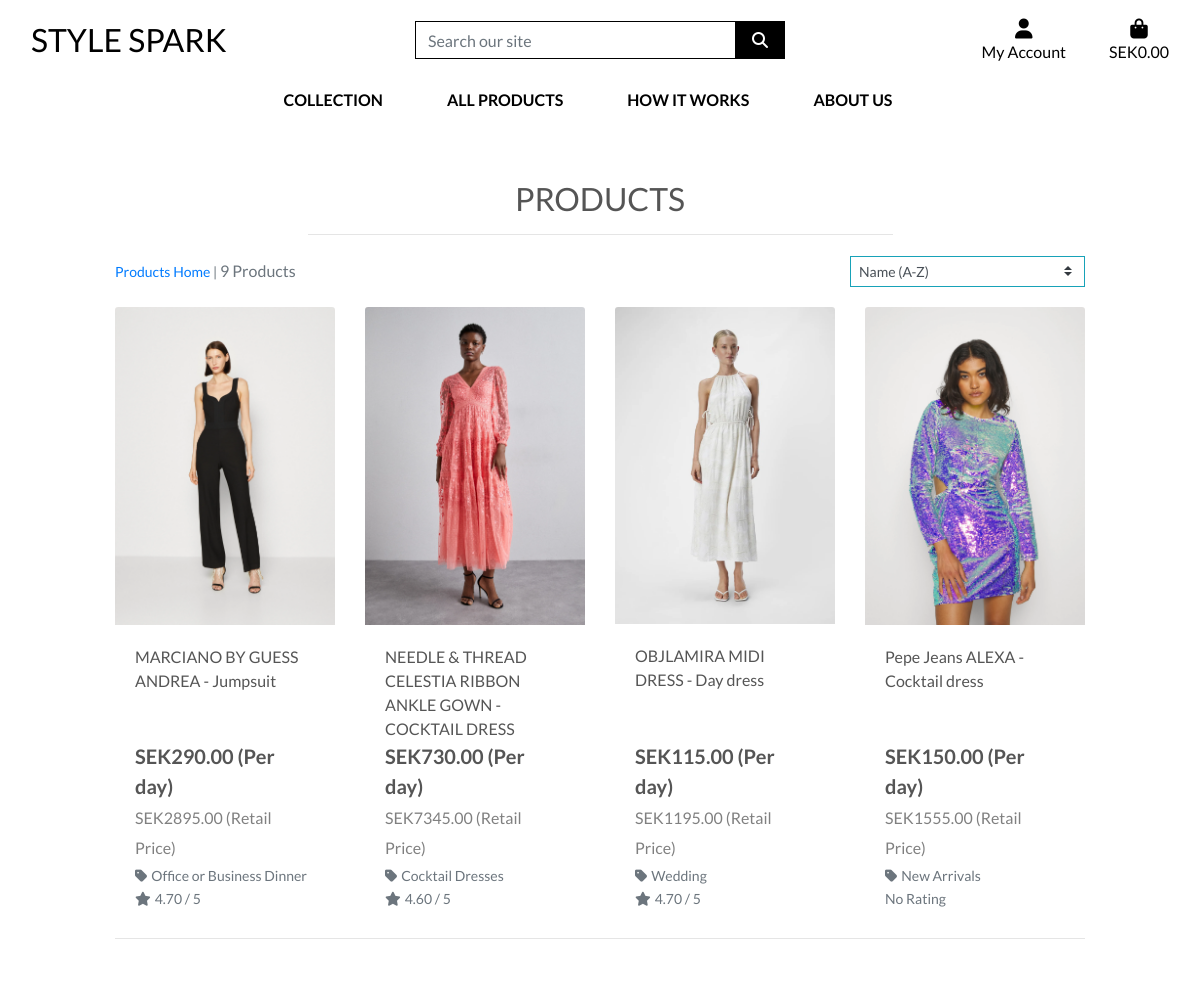
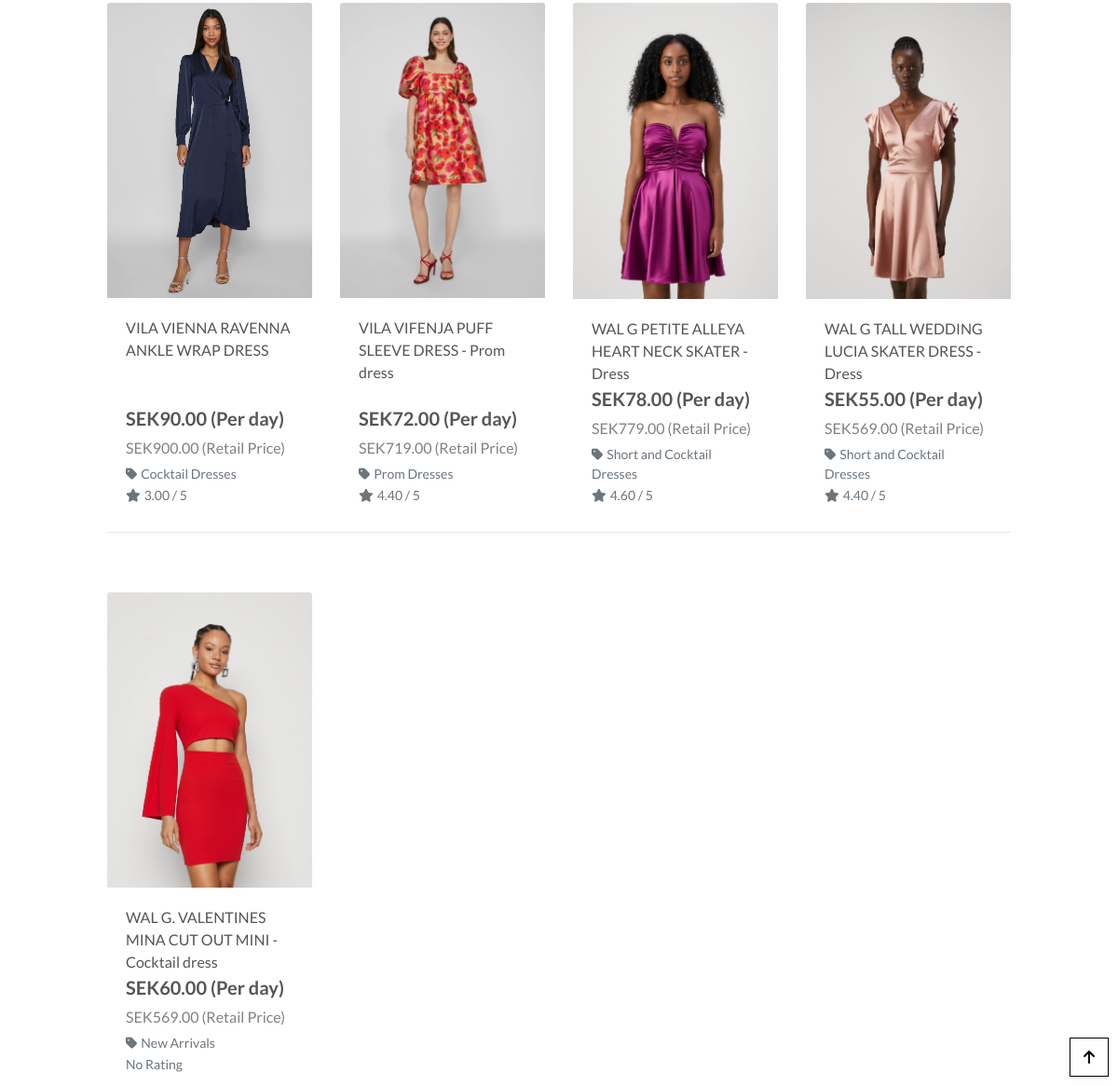
/products/?sort=name&direction=asc, run on the app's committed database (2 pictures, top to bottom).
### products/models.py (models this page shows, shortened)
class Product(models.Model):
    category = models.ForeignKey('Category', null=True, blank=True, on_delete=models.SET_NULL)
    sku = models.CharField(max_length=254, null=True, blank=True)
    name = models.CharField(max_length=254)
    description = models.TextField()
    has_sizes = models.BooleanField(default=False, null=True, blank=True)
    price = models.DecimalField(max_digits=6, decimal_places=2)
    retail_price = models.DecimalField(("Retail Price"), max_digits=10, decimal_places=2, blank=True, null=True)
    rating = models.DecimalField(max_digits=6, decimal_places=2, null=True, blank=True)
    image_url = models.URLField(max_length=1024, null=True, blank=True)
    image = models.ImageField(null=True, blank=True)

class Category(models.Model):
    class Meta:
        verbose_name_plural = 'Categories'
    name = models.CharField(max_length=254)
    friendly_name = models.CharField(max_length=254, null=True, blank=True)

### products/views.py (the view, shortened to what this page needs)
# urls.py: path('', views.all_products, name='products'),
def all_products(request):
    products = Product.objects.all()
    query = None
    categories = None
    sort = request.GET.get('sort', None)
    direction = request.GET.get('direction', 'asc')
    all_categories = Category.objects.all()
    if request.GET:
        if 'sort' in request.GET:
            sortkey = request.GET['sort']
            sort = sortkey
            if sortkey == 'name':
                sortkey = 'lower_name'
                products = products.annotate(lower_name=Lower('name'))
            if sortkey == 'category':
                sortkey = 'category__name'
            if 'direction' in request.GET:
                direction = request.GET['direction']
                if direction == 'desc':
                    sortkey = f'-{sortkey}'
            products = products.order_by(sortkey)
    current_sorting = f'{sort}_{direction}' if sort and direction else None
    all_category_names = list(all_categories.values_list('name', flat=True))
    context = {
        'products': products,
        'search_term': query,
        'current_categories': categories,
        'current_sorting': current_sorting,
        'all_categories': all_category_names,
    }
    return render(request, 'products/products.html', context)

### cart/contexts.py (called while the page is built, shortened)
def cart_contents(request):
    cart_items = []
    total = Decimal(0)
    product_count = 0
    cart = request.session.get('cart', {})
    if not isinstance(cart, dict):
        cart = {}
    if not cart:
        delivery = Decimal(0)
    grand_total = total + delivery
    print(f"Total: {total}")
    print(f"Delivery: {delivery}")
    print(f"Grand Total: {grand_total}")
    context = {
        'cart_items': cart_items,
        'total': total,
        'product_count': product_count,
        'delivery': delivery,
        'grand_total': grand_total,
    }
    return context

### products/templates/products/products.html (shortened to what this page needs)
{% extends "base.html" %}
{% load static %}
{% block page_header %}
    <div class="container header-container">
    </div>
{% endblock %}
{% block content %}
    <div class="overlay"></div>
    <div class="container-fluid">
        <div class="row">
            <div class="col text-center mt-3">
                <h2 class="logo-font">Products</h2>
                <hr class="w-50 mb-1">
            </div>
        </div>
        <div class="row">
            <div class="product-container col-10 offset-1">
                <div class="row mt-1 mb-2">
                    <div class="col-12 col-md-6 my-auto order-md-last d-flex justify-content-center justify-content-md-end">
                        <div class="sort-select-wrapper w-50">
                            <select id="sort-selector" class="custom-select custom-select-sm rounded-0 border border-{% if current_sorting != 'None_None' %}info{% else %}black{% endif %}">
                                <option value="name_asc" {% if current_sorting == 'name_asc' %}selected{% endif %}>Name (A-Z)</option>
                            </select>
                        </div>
                    </div>
                    <div class="col-12 col-md-6 order-md-first">
                        <p class="text-muted mt-3 text-center text-md-left">
                            {% if search_term or current_categories or current_sorting != 'None_None' %}
                                <span class="small"><a href="{% url 'products' %}">Products Home</a> | </span>
                            {% endif %}
                            {{ products|length }} Products{% if search_term %} found for <strong>"{{ search_term }}"</strong>{% endif %}
                        </p>
                    </div>
                </div>
                <div class="row">
                    {% for product in products %}
                        <div class="col-sm-6 col-md-6 col-lg-4 col-xl-3">
                            <div class="card h-100 border-0">
                                {% if product.image %}
                                    <a href="{% url 'product_detail' product.id %}">
                                        <img class="card-img-top img-fluid" src="{{ product.image.url }}" alt="{{ product.name }}">
                                    </a>
                                {% else %}
                                    <a href="{% url 'product_detail' product.id %}">
                                        <img class="card-img-top img-fluid" src="{{ MEDIA_URL }}noimage.png" alt="{{ product.name }}">
                                    </a>
                                {% endif %}
                                <div class="card-body pb-0">
                                    <p class="mb-0">{{ product.name }}</p>
                                </div>
                                <div class="card-footer bg-white pt-0 border-0 text-left">
                                    <div class="row">
                                        <div class="col">
                                            <p class="lead mb-0 text-left font-weight-bold">SEK{{ product.price }} (Per day)<br>
                                                {% if product.retail_price %}
                                                    <span class="retail-price">SEK{{ product.retail_price }} (Retail Price)</span><br>
                                                {% endif %}
                                            </p>
                                            {% if product.category %}
                                                <p class="small mt-1 mb-0">
                                                    <a class="text-muted" href="{% url 'products' %}?category={{ product.category.name }}">
                                                        <i class="fas fa-tag mr-1"></i>{{ product.category.friendly_name }}
                                                    </a>
                                                </p>
                                            {% endif %}
                                            {% if product.rating %}
                                                <small class="text-muted"><i class="fas fa-star mr-1"></i>{{ product.rating }} / 5</small>
                                            {% else %}
                                                <small class="text-muted">No Rating</small>
                                            {% endif %}
                                        </div>
                                    </div>
                                </div>
                            </div>
                        </div>
                        {% if forloop.counter|divisibleby:4 %}
                            <div class="col-12 d-none d-xl-block mb-5">
                                <hr>
                            </div>
                        {% endif %}
                    {% endfor %}
                </div>
            </div>
        </div>
    </div>
    <div class="btt-button shadow-sm rounded-0 border border-black">
        <a class="btt-link d-flex h-100">
            <i class="fas fa-arrow-up text-black mx-auto my-auto"></i>
        </a>
    </div>
{% endblock %}

### static/css/base.css (style rules this page uses)
html { height: 100%; }
body { background: url('/media/stockvault-glamour-model287254.jpg') no-repeat center center fixed; background-size: cover; height: calc(100vh - 164px); color: #555; font-family: 'Lato'; }
.logo-font { text-transform: uppercase; }
.retail-price { color: grey; font-weight: normal; font-size: 0.8em; }
.text-black { color: #000 !important; }
.border-black { border: 1px solid black !important; }
.overlay { height: 100%; width: 100%; top: 0; left: 0; position: fixed; background: white; z-index: -1; }
.btt-button { height: 42px; width: 42px; position: fixed; bottom: 10px; right: 10px; }
.btt-link, .update-link, .remove-item { cursor: pointer; }
@media (min-width: 1200px) { .container { max-width: 80%; } }
@media (min-width: 992px) { .header-container { padding-top: 164px; } }

### data on the page
Product: image (picture), name "MARCIANO BY GUESS ANDREA - Jumpsuit", price "290.00", retail_price "2895.00", category.friendly_name "Office or Business Dinner", rating "4.70"
Product: image (picture), name "NEEDLE & THREAD CELESTIA RIBBON ANKLE GOWN - COCKTAIL DRESS", price "730.00", retail_price "7345.00", category.friendly_name "Cocktail Dresses", rating "4.60"
Product: image (picture), name "OBJLAMIRA MIDI DRESS - Day dress", price "115.00", retail_price "1195.00", category.friendly_name "Wedding", rating "4.70"
Product: image (picture), name "Pepe Jeans ALEXA - Cocktail dress", price "150.00", retail_price "1555.00", category.friendly_name "New Arrivals", shows "No Rating"
Product: image (picture), name "VILA VIENNA RAVENNA ANKLE WRAP DRESS", price "90.00", retail_price "900.00", category.friendly_name "Cocktail Dresses", rating "3.00"
Product: image (picture), name "VILA VIFENJA PUFF SLEEVE DRESS - Prom dress", price "72.00", retail_price "719.00", category.friendly_name "Prom Dresses", rating "4.40"
Product: image (picture), name "WAL G PETITE ALLEYA HEART NECK SKATER - Dress", price "78.00", retail_price "779.00", category.friendly_name "Short and Cocktail Dresses", rating "4.60"
Product: image (picture), name "WAL G TALL WEDDING LUCIA SKATER DRESS - Dress", price "55.00", retail_price "569.00", category.friendly_name "Short and Cocktail Dresses", rating "4.40"
Product: image (picture), name "WAL G. VALENTINES MINA CUT OUT MINI - Cocktail dress", price "60.00", retail_price "569.00", category.friendly_name "New Arrivals", shows "No Rating"

### other printed values
{{ products|length }} "9"
